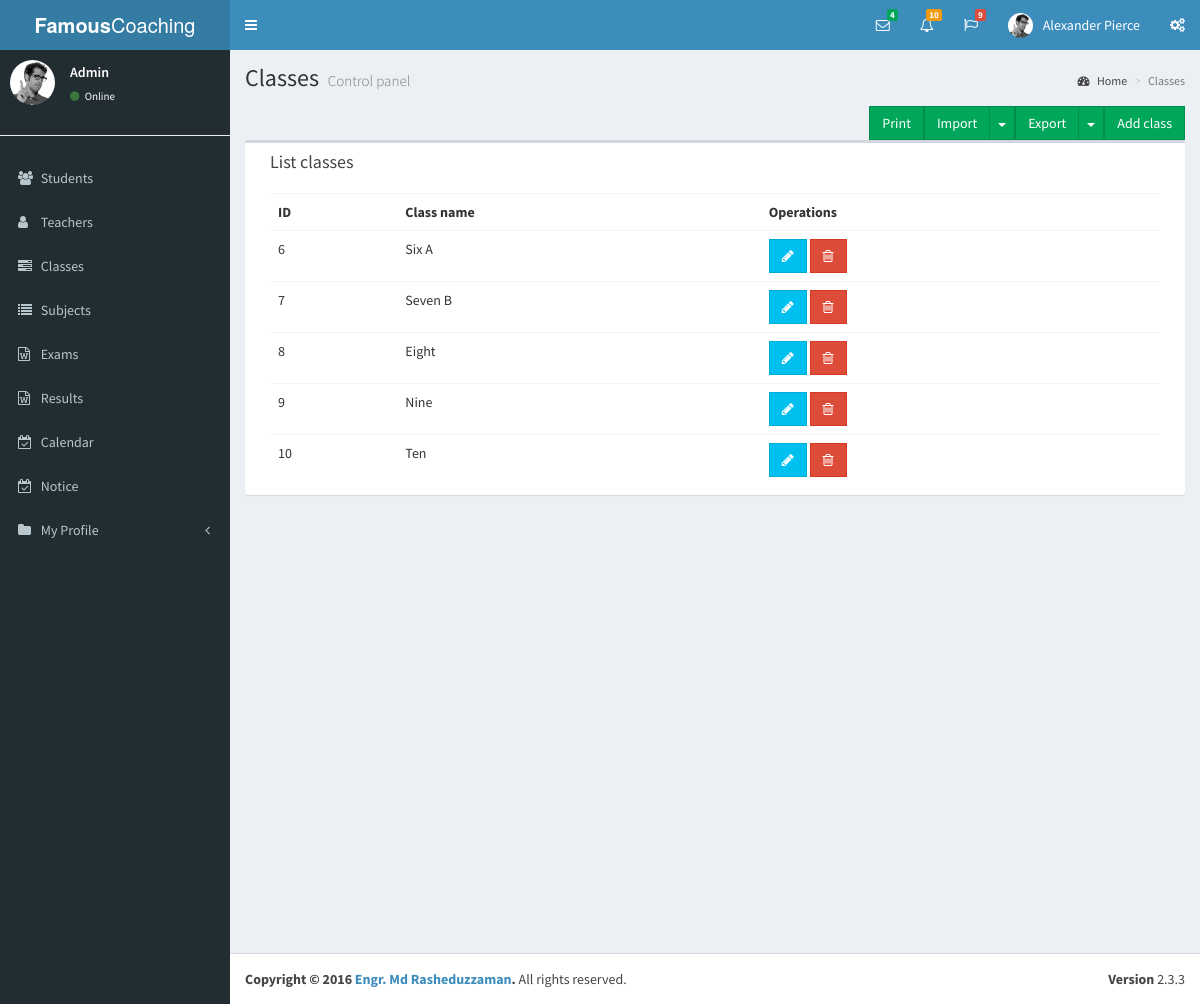
/classes.php, run on the app's committed database.
### tables this page shows
CREATE TABLE `class` (
  `id` int(11) NOT NULL,
  `classname` varchar(50) NOT NULL
);

### classes.php (the view, shortened to what this page needs)
<?php
include("header.php");
include("leftsidebar.php");
?>
<div class="content-wrapper">
    <section class="content-header">
        <h1>
            Classes
            <small>Control panel</small>
        </h1>
        <ol class="breadcrumb">
            <li><a href="#"><i class="fa fa-dashboard"></i> Home</a></li>
            <li class="active">Classes</li>
        </ol>
    </section>
    <section class="content">
        <a href="classes.php?addclass=yes"  class="floatRTL btn btn-success btn-flat pull-right marginBottom15 no-print ng-binding">Add class</a>
        <div class="btn-group pull-right no-print">
            <button type="button" class="btn btn-success btn-flat ng-binding">Export</button>
            <button type="button" class="btn btn-success btn-flat dropdown-toggle" data-toggle="dropdown">
                <span class="caret"></span>
            </button>
        </div>
        <div class="btn-group pull-right no-print">
            <button type="button" class="btn btn-success btn-flat ng-binding">Import</button>
            <button type="button" class="btn btn-success btn-flat dropdown-toggle" data-toggle="dropdown">
                <span class="caret"></span>
            </button>
        </div>
        <a href="javascript:window.print()" class="floatRTL btn btn-success btn-flat pull-right marginBottom15 no-print ng-binding">Print</a>
        <div class="box col-xs-12">
            <div class="box-header">
                <h3 class="box-title ng-binding">List classes</h3>
            </div>
            <div class="box-body table-responsive">
                <table class="table table-hover">
                    <tbody><tr>
                            <th class="ng-binding">ID</th>
                            <th class="ng-binding">Class name</th>
                            <th class="no-print ng-binding">Operations</th>
                        </tr>
                        <?php
                        $sql = "SELECT * FROM class";
                        $result = $conn->query($sql);
                        if ($result->num_rows > 0) {
                            while ($row = $result->fetch_assoc()) {
                                ?>
                                <tr  >
                                    <td class="ng-binding"><?= $row["id"]; ?></td>
                                    <td class="ng-binding"><?= $row["classname"]; ?></td>
                                    <td class="no-print">
                                        <a  href="classes.php?id=<?= $row["id"]; ?>&editclass=yes" class="btn btn-info btn-flat" title="" tooltip="" data-original-title="Edit"><i class="fa fa-pencil"></i></a>
                                        <a    href="classes.php?id=<?= $row["id"]; ?>&deleteclass=yes"" class="btn btn-danger btn-flat" title="" tooltip="" data-original-title="Remove"><i class="fa fa-trash-o"></i></a>
                                    </td>
                                </tr>
                                <?php
                            }
                        } else {
                            echo ' <tr   class="ng-hide"><td class="noTableData ng-binding" colspan="5">No Subject</td></tr>';
                        }
                        ?>
                    </tbody></table>
            </div>
        </div>
    </section>
</div>
<?php
include("footer.php");
?>

### data on the page
class: id "6", classname "Six A"
class: id "7", classname "Seven B"
class: id "8", classname "Eight"
class: id "9", classname "Nine"
class: id "10", classname "Ten"

### other printed values
$loginID "Admin"
